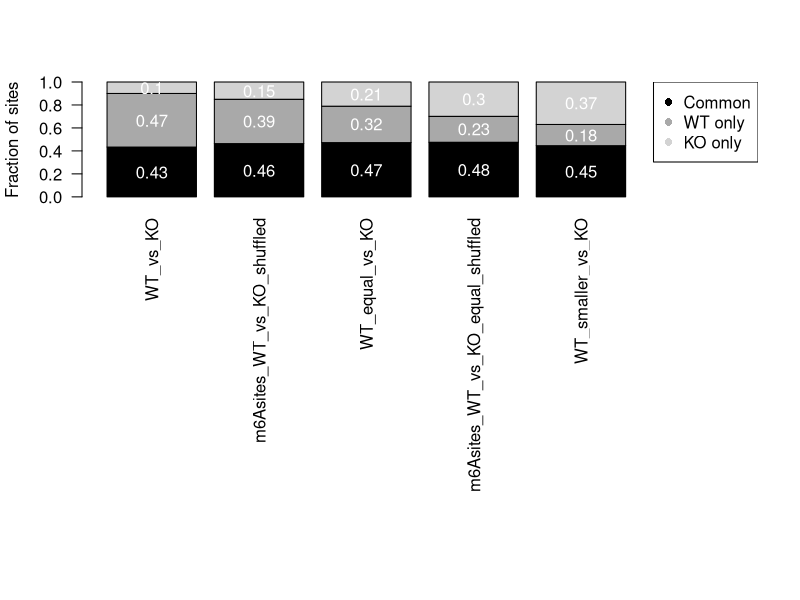

Reproduce this figure in R.
### Libraries
library(seqinr)

### Custom functions
barplotText <- function(x,...)
{
	xTmp <- barplot(x,...)
	yTmp <- apply(x,2,function(c)c(c[1]/2,c[1]+c[2]/2,c[1]+c[2]+c[3]/2))
	
	for(i in seq_along(xTmp))
	{
		text(xTmp[[i]],yTmp[,i],round(x[,i],2),col="white")	
	}	
}

### Nanom6A ratios
## ratio_WT
ratio_WT = read.table("WT/nanom6A_step2/ratio.0.5.tsv",header=FALSE,sep="\t",fill=TRUE,col.names=1:100)

## ratio_KO
ratio_KO = read.table("KO/nanom6A_step2/ratio.0.5.tsv",header=FALSE,sep="\t",fill=TRUE,col.names=1:100)

## ratio_WT_shuffled
ratio_WT_shuffled = read.table("WT_shuffled/nanom6A_step2/ratio.0.5.tsv",header=FALSE,sep="\t",fill=TRUE,col.names=1:100)

## ratio_KO_shuffled
ratio_KO_shuffled = read.table("KO_shuffled/nanom6A_step2/ratio.0.5.tsv",header=FALSE,sep="\t",fill=TRUE,col.names=1:100)

## ratio_WT_equal
ratio_WT_equal = read.table("WT_equal_KO/nanom6A_step2/ratio.0.5.tsv",header=FALSE,sep="\t",fill=TRUE,col.names=1:100)

## ratio_WT_equal_shuffled
ratio_WT_equal_shuffled = read.table("WT_equal_shuffled/nanom6A_step2/ratio.0.5.tsv",header=FALSE,sep="\t",fill=TRUE,col.names=1:100)

## ratio_KO_equal_shuffled
ratio_KO_equal_shuffled = read.table("KO_equal_shuffled/nanom6A_step2/ratio.0.5.tsv",header=FALSE,sep="\t",fill=TRUE,col.names=1:100)

## ratio_WT_smaller
ratio_WT_smaller = read.table("WT_smaller_KO/nanom6A_step2/ratio.0.5.tsv",header=FALSE,sep="\t",fill=TRUE,col.names=1:100)

### m6A sites
## WT
m6Asites_WT = unique(unlist(apply(ratio_WT,1,function(r)paste0(r[[1]],sapply(sapply(r[-1][grepl("[|]",r[-1])],function(i)strsplit(i,"[|]")),"[[",1)))))

## KO
m6Asites_KO = unique(unlist(apply(ratio_KO,1,function(r)paste0(r[[1]],sapply(sapply(r[-1][grepl("[|]",r[-1])],function(i)strsplit(i,"[|]")),"[[",1)))))

## WT_shuffled
m6Asites_WT_shuffled = unique(unlist(apply(ratio_WT_shuffled,1,function(r)paste0(r[[1]],sapply(sapply(r[-1][grepl("[|]",r[-1])],function(i)strsplit(i,"[|]")),"[[",1)))))

## KO_shuffled
m6Asites_KO_shuffled = unique(unlist(apply(ratio_KO_shuffled,1,function(r)paste0(r[[1]],sapply(sapply(r[-1][grepl("[|]",r[-1])],function(i)strsplit(i,"[|]")),"[[",1)))))

## WT_equal
m6Asites_WT_equal = unique(unlist(apply(ratio_WT_equal,1,function(r)paste0(r[[1]],sapply(sapply(r[-1][grepl("[|]",r[-1])],function(i)strsplit(i,"[|]")),"[[",1)))))

## WT_equal_shuffled
m6Asites_WT_equal_shuffled = unique(unlist(apply(ratio_WT_equal_shuffled,1,function(r)paste0(r[[1]],sapply(sapply(r[-1][grepl("[|]",r[-1])],function(i)strsplit(i,"[|]")),"[[",1)))))

## KO_equal_shuffled
m6Asites_KO_equal_shuffled = unique(unlist(apply(ratio_KO_equal_shuffled,1,function(r)paste0(r[[1]],sapply(sapply(r[-1][grepl("[|]",r[-1])],function(i)strsplit(i,"[|]")),"[[",1)))))

## WT_smaller
m6Asites_WT_smaller = unique(unlist(apply(ratio_WT_smaller,1,function(r)paste0(r[[1]],sapply(sapply(r[-1][grepl("[|]",r[-1])],function(i)strsplit(i,"[|]")),"[[",1)))))

## WT vs KO
m6Asites_WT_vs_KO = c(table(union(m6Asites_WT,m6Asites_KO)%in%m6Asites_WT & union(m6Asites_WT,m6Asites_KO)%in%m6Asites_KO)[["TRUE"]]
				  ,table(union(m6Asites_WT,m6Asites_KO)%in%m6Asites_WT & !union(m6Asites_WT,m6Asites_KO)%in%m6Asites_KO)[["TRUE"]]
				  ,table(!union(m6Asites_WT,m6Asites_KO)%in%m6Asites_WT & union(m6Asites_WT,m6Asites_KO)%in%m6Asites_KO)[["TRUE"]])

## WT vs KO shuffled
m6Asites_WT_vs_KO_shuffled = c(table(union(m6Asites_WT_shuffled,m6Asites_KO_shuffled)%in%m6Asites_WT_shuffled & union(m6Asites_WT_shuffled,m6Asites_KO_shuffled)%in%m6Asites_KO_shuffled)[["TRUE"]]
							  ,table(union(m6Asites_WT_shuffled,m6Asites_KO_shuffled)%in%m6Asites_WT_shuffled & !union(m6Asites_WT_shuffled,m6Asites_KO_shuffled)%in%m6Asites_KO_shuffled)[["TRUE"]]
							  ,table(!union(m6Asites_WT_shuffled,m6Asites_KO_shuffled)%in%m6Asites_WT_shuffled & union(m6Asites_WT_shuffled,m6Asites_KO_shuffled)%in%m6Asites_KO_shuffled)[["TRUE"]])

## WT_equal vs KO
m6Asites_WT_equal_vs_KO = c(table(union(m6Asites_WT_equal,m6Asites_KO)%in%m6Asites_WT_equal & union(m6Asites_WT_equal,m6Asites_KO)%in%m6Asites_KO)[["TRUE"]]
				  ,table(union(m6Asites_WT_equal,m6Asites_KO)%in%m6Asites_WT_equal & !union(m6Asites_WT_equal,m6Asites_KO)%in%m6Asites_KO)[["TRUE"]]
				  ,table(!union(m6Asites_WT_equal,m6Asites_KO)%in%m6Asites_WT_equal & union(m6Asites_WT_equal,m6Asites_KO)%in%m6Asites_KO)[["TRUE"]])

## WT vs KO equal shuffled
m6Asites_WT_vs_KO_equal_shuffled = c(table(union(m6Asites_WT_equal_shuffled,m6Asites_KO_equal_shuffled)%in%m6Asites_WT_equal_shuffled & union(m6Asites_WT_equal_shuffled,m6Asites_KO_equal_shuffled)%in%m6Asites_KO_equal_shuffled)[["TRUE"]]
							  ,table(union(m6Asites_WT_equal_shuffled,m6Asites_KO_equal_shuffled)%in%m6Asites_WT_equal_shuffled & !union(m6Asites_WT_equal_shuffled,m6Asites_KO_equal_shuffled)%in%m6Asites_KO_equal_shuffled)[["TRUE"]]
							  ,table(!union(m6Asites_WT_equal_shuffled,m6Asites_KO_equal_shuffled)%in%m6Asites_WT_equal_shuffled & union(m6Asites_WT_equal_shuffled,m6Asites_KO_equal_shuffled)%in%m6Asites_KO_equal_shuffled)[["TRUE"]])

## WT_smaller vs KO
m6Asites_WT_smaller_vs_KO = c(table(union(m6Asites_WT_smaller,m6Asites_KO)%in%m6Asites_WT_smaller & union(m6Asites_WT_smaller,m6Asites_KO)%in%m6Asites_KO)[["TRUE"]]
				  ,table(union(m6Asites_WT_smaller,m6Asites_KO)%in%m6Asites_WT_smaller & !union(m6Asites_WT_smaller,m6Asites_KO)%in%m6Asites_KO)[["TRUE"]]
				  ,table(!union(m6Asites_WT_smaller,m6Asites_KO)%in%m6Asites_WT_smaller & union(m6Asites_WT_smaller,m6Asites_KO)%in%m6Asites_KO)[["TRUE"]])

## Plot
x = cbind("WT_vs_KO"=m6Asites_WT_vs_KO,"m6Asites_WT_vs_KO_shuffled"=m6Asites_WT_vs_KO_shuffled,"WT_equal_vs_KO"=m6Asites_WT_equal_vs_KO,"m6Asites_WT_vs_KO_equal_shuffled"=m6Asites_WT_vs_KO_equal_shuffled,"WT_smaller_vs_KO"=m6Asites_WT_smaller_vs_KO)
x = cbind(x,rep(NaN,3))
rownames(x) = c("Common","WT_only","KD_only")

pdf("comparativePlot.pdf",width=15,height=15)
par(mfrow=c(2,1))
barplotText(apply(x,2,function(i)i/sum(i)),ylab="Fraction of sites",col=c("black","darkgrey","lightgrey"),las=2)
legend("topright",pch=16,col=c("black","darkgrey","lightgrey"),legend=c("Common","WT only","KO only"))
dev.off()
